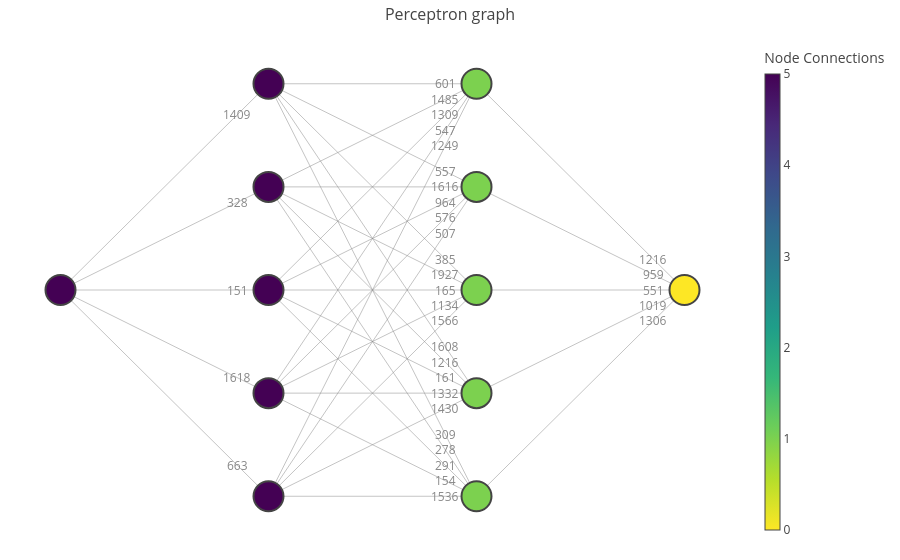

The cell this chart's notebook holds for it:
### Code cell
# Visualizar el grafo con las longitudes de los arcos
plot_network_graph(graph, use_annotations=True, label_pos=0.85)

### Figure 1 — Plotly figure (JSON) as saved in the notebook; plotly's stock layout.template omitted (floating-point values rounded to 4 significant figures)
{"data": [{"hoverinfo": "none", "line": {"color": "#888", "width": 0.5}, "mode": "lines", "type": "scatter", "x": [0, 1.5, null, 0, 1.5, null, 0, 1.5, null, 0, 1.5, null, 0, 1.5, null, 1.5, 3, null, 1.5, 3, null, 1.5, 3, null, 1.5, 3, null, 1.5, 3, null, 1.5, 3, null, 1.5, 3, null, 1.5, 3, null, 1.5, 3, null, 1.5, 3, null, 1.5, 3, null, 1.5, 3, null, 1.5, 3, null, 1.5, 3, null, 1.5, 3, null, 1.5, 3, null, 1.5, 3, null, 1.5, 3, null, 1.5, 3, null, 1.5, 3, null, 1.5, 3, null, 1.5, 3, null, 1.5, 3, null, 1.5, 3, null, 1.5, 3, null, 3, 4.5, null, 3, 4.5, null, 3, 4.5, null, 3, 4.5, null, 3, 4.5, null], "y": [0, 2, null, 0, 1, null, 0, 0, null, 0, -1, null, 0, -2, null, 2, 2, null, 2, 1, null, 2, 0, null, 2, -1, null, 2, -2, null, 1, 2, null, 1, 1, null, 1, 0, null, 1, -1, null, 1, -2, null, 0, 2, null, 0, 1, null, 0, 0, null, 0, -1, null, 0, -2, null, -1, 2, null, -1, 1, null, -1, 0, null, -1, -1, null, -1, -2, null, -2, 2, null, -2, 1, null, -2, 0, null, -2, -1, null, -2, -2, null, 2, 0, null, 1, 0, null, 0, 0, null, -1, 0, null, -2, 0, null]}, {"hoverinfo": "text", "marker": {"color": [5, 5, 5, 5, 5, 5, 1, 1, 1, 1, 1, 0], "colorbar": {"thickness": 15, "title": {"text": "Node Connections"}, "xanchor": "left"}, "colorscale": [[0, "#440154"], [0.1111, "#482878"], [0.2222, "#3e4989"], [0.3333, "#31688e"], [0.4444, "#26828e"], [0.5556, "#1f9e89"], [0.6667, "#35b779"], [0.7778, "#6ece58"], [0.8889, "#b5de2b"], [1, "#fde725"]], "line": {"width": 2}, "reversescale": true, "showscale": true, "size": 30}, "mode": "markers", "text": ["Node: 1<br># of connections: 5", "Node: 2<br># of connections: 5", "Node: 3<br># of connections: 5", "Node: 4<br># of connections: 5", "Node: 5<br># of connections: 5", "Node: 6<br># of connections: 5", "Node: 7<br># of connections: 1", "Node: 8<br># of connections: 1", "Node: 9<br># of connections: 1", "Node: 10<br># of connections: 1", "Node: 11<br># of connections: 1", "Node: 0<br># of connections: 0"], "type": "scatter", "x": [0, 1.5, 1.5, 1.5, 1.5, 1.5, 3, 3, 3, 3, 3, 4.5], "y": [0, 2, 1, 0, -1, -2, 2, 1, 0, -1, -2, 0]}], "layout": {"annotations": [{"align": "center", "font": {"color": "#888", "size": 12}, "showarrow": false, "text": "1409", "x": 1.275, "y": 1.7}, {"align": "center", "font": {"color": "#888", "size": 12}, "showarrow": false, "text": "328", "x": 1.275, "y": 0.85}, {"align": "center", "font": {"color": "#888", "size": 12}, "showarrow": false, "text": "151", "x": 1.275, "y": 0}, {"align": "center", "font": {"color": "#888", "size": 12}, "showarrow": false, "text": "1618", "x": 1.275, "y": -0.85}, {"align": "center", "font": {"color": "#888", "size": 12}, "showarrow": false, "text": "663", "x": 1.275, "y": -1.7}, {"align": "center", "font": {"color": "#888", "size": 12}, "showarrow": false, "text": "601", "x": 2.775, "y": 2}, {"align": "center", "font": {"color": "#888", "size": 12}, "showarrow": false, "text": "557", "x": 2.775, "y": 1.15}, {"align": "center", "font": {"color": "#888", "size": 12}, "showarrow": false, "text": "385", "x": 2.775, "y": 0.3}, {"align": "center", "font": {"color": "#888", "size": 12}, "showarrow": false, "text": "1608", "x": 2.775, "y": -0.55}, {"align": "center", "font": {"color": "#888", "size": 12}, "showarrow": false, "text": "309", "x": 2.775, "y": -1.4}, {"align": "center", "font": {"color": "#888", "size": 12}, "showarrow": false, "text": "1485", "x": 2.775, "y": 1.85}, {"align": "center", "font": {"color": "#888", "size": 12}, "showarrow": false, "text": "1616", "x": 2.775, "y": 1}, {"align": "center", "font": {"color": "#888", "size": 12}, "showarrow": false, "text": "1927", "x": 2.775, "y": 0.15}, {"align": "center", "font": {"color": "#888", "size": 12}, "showarrow": false, "text": "1216", "x": 2.775, "y": -0.7}, {"align": "center", "font": {"color": "#888", "size": 12}, "showarrow": false, "text": "278", "x": 2.775, "y": -1.55}, {"align": "center", "font": {"color": "#888", "size": 12}, "showarrow": false, "text": "1309", "x": 2.775, "y": 1.7}, {"align": "center", "font": {"color": "#888", "size": 12}, "showarrow": false, "text": "964", "x": 2.775, "y": 0.85}, {"align": "center", "font": {"color": "#888", "size": 12}, "showarrow": false, "text": "165", "x": 2.775, "y": 0}, {"align": "center", "font": {"color": "#888", "size": 12}, "showarrow": false, "text": "161", "x": 2.775, "y": -0.85}, {"align": "center", "font": {"color": "#888", "size": 12}, "showarrow": false, "text": "291", "x": 2.775, "y": -1.7}, {"align": "center", "font": {"color": "#888", "size": 12}, "showarrow": false, "text": "547", "x": 2.775, "y": 1.55}, {"align": "center", "font": {"color": "#888", "size": 12}, "showarrow": false, "text": "576", "x": 2.775, "y": 0.7}, {"align": "center", "font": {"color": "#888", "size": 12}, "showarrow": false, "text": "1134", "x": 2.775, "y": -0.15}, {"align": "center", "font": {"color": "#888", "size": 12}, "showarrow": false, "text": "1332", "x": 2.775, "y": -1}, {"align": "center", "font": {"color": "#888", "size": 12}, "showarrow": false, "text": "154", "x": 2.775, "y": -1.85}, {"align": "center", "font": {"color": "#888", "size": 12}, "showarrow": false, "text": "1249", "x": 2.775, "y": 1.4}, {"align": "center", "font": {"color": "#888", "size": 12}, "showarrow": false, "text": "507", "x": 2.775, "y": 0.55}, {"align": "center", "font": {"color": "#888", "size": 12}, "showarrow": false, "text": "1566", "x": 2.775, "y": -0.3}, {"align": "center", "font": {"color": "#888", "size": 12}, "showarrow": false, "text": "1430", "x": 2.775, "y": -1.15}, {"align": "center", "font": {"color": "#888", "size": 12}, "showarrow": false, "text": "1536", "x": 2.775, "y": -2}, {"align": "center", "font": {"color": "#888", "size": 12}, "showarrow": false, "text": "1216", "x": 4.275, "y": 0.3}, {"align": "center", "font": {"color": "#888", "size": 12}, "showarrow": false, "text": "959", "x": 4.275, "y": 0.15}, {"align": "center", "font": {"color": "#888", "size": 12}, "showarrow": false, "text": "551", "x": 4.275, "y": 0}, {"align": "center", "font": {"color": "#888", "size": 12}, "showarrow": false, "text": "1019", "x": 4.275, "y": -0.15}, {"align": "center", "font": {"color": "#888", "size": 12}, "showarrow": false, "text": "1306", "x": 4.275, "y": -0.3}], "hovermode": "closest", "margin": {"b": 20, "l": 5, "r": 5, "t": 40}, "showlegend": false, "title": {"font": {"size": 16}, "text": "Perceptron graph<br>"}, "xaxis": {"showgrid": false, "showticklabels": false, "zeroline": false}, "yaxis": {"showgrid": false, "showticklabels": false, "zeroline": false}}}
